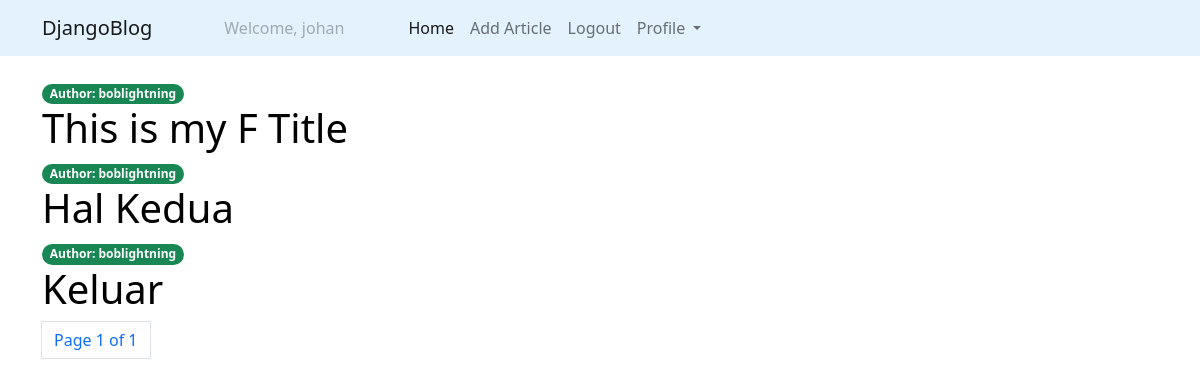
The app's page /?page=2 (signed in), older data.
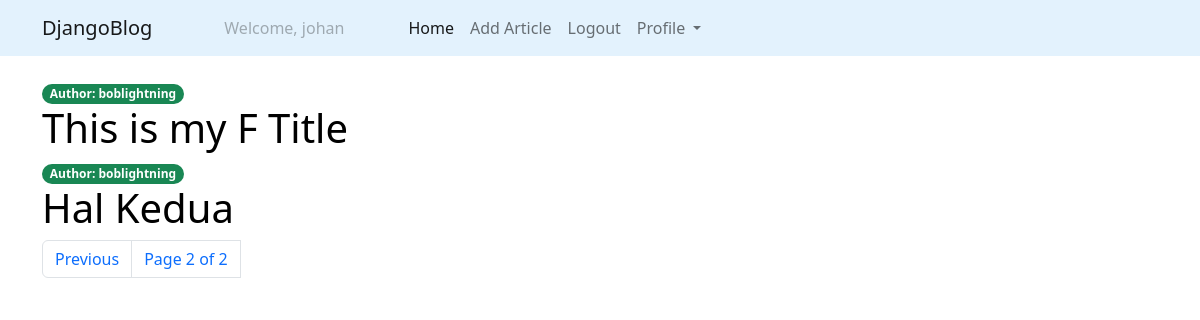
The same page, newer data.
### articles/models.py (models this page shows, shortened)
class Article(models.Model):
    title = models.CharField(max_length=200)
    description = models.TextField()
    slug = models.SlugField(max_length=100, unique=True)
    published = models.DateTimeField(auto_now_add=True)
    author = models.ForeignKey(User, on_delete=models.CASCADE)

### articles/views.py (the view)
# urls.py: path('', article_list, name = 'article_list'),
def article_list(request):
    article_list = Article.objects.all().order_by('-published')
    paginator = Paginator(article_list, 3)
    page = request.GET.get('page')
    try:
        article = paginator.page(page)
    except PageNotAnInteger:
        article = paginator.page(1)
    except EmptyPage:
        article = paginator.page(paginator.num_pages)
    return render(request, 'articles.html', {'article_list':article, 'page':page})

### articles/templates/articles.html (shortened to what this page needs)
    {% extends 'base.html' %}
    {% block body %}
    <div class="container mt-4">
        {% for article in article_list %}
            <span class="badge rounded-pill bg-success"> Author: {{article.author}}</span>
            <h1><a class="link-style" href="{% url 'article_details' article.slug %}">{{article.title}}</a></h1>
        {% endfor %}
        {% include 'account/pagination.html' with page=article_list %}
    </div>
    {% endblock  %}

Row changes from the older to the newer data that the page shows:
removed Article: author "boblightning", title "Keluar"
Text that changed along with them:
{{ page.number }}: "1" → "2"
{{ page.paginator.num_pages }}: "1" → "2"
text now shown: "Previous"
